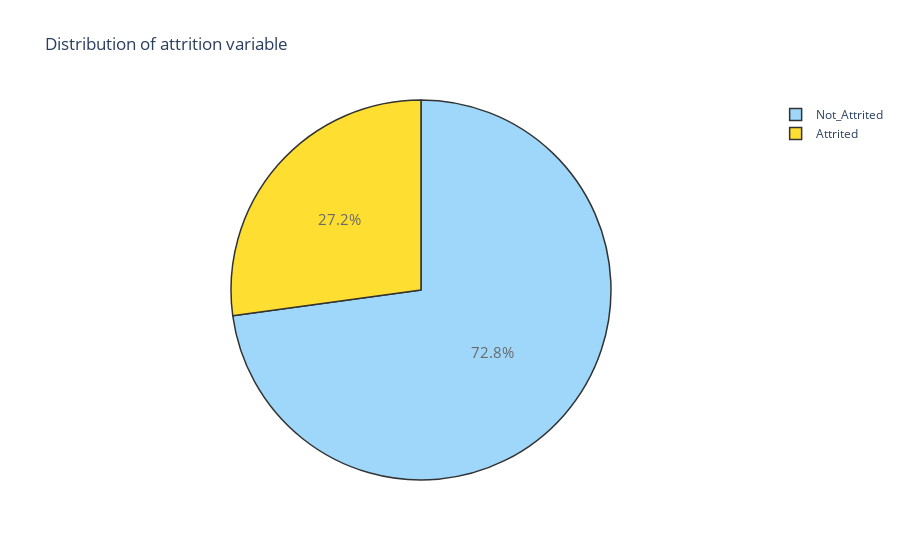

The notebook cell this image was saved under:
### Code cell
attrition = data[(data['Attrition'] != 0)]
no_attrition = data[(data['Attrition'] == 0)]


#------------PERCENTAGE-------------------
trace = go.Pie(labels = ['Not_Attrited', 'Attrited'], values = data['Attrition'].value_counts(), 
               textfont=dict(size=15), opacity = 0.8,
               marker=dict(colors=['lightskyblue','gold'], 
                           line=dict(color='#000000', width=1.5)))


layout = dict(title =  'Distribution of attrition variable')
           
fig = dict(data = [trace], layout=layout)
py.iplot(fig)

### Figure 1 — Plotly figure (JSON) as saved in the notebook; plotly's stock layout.template omitted (floating-point values rounded to 4 significant figures)
{"data": [{"labels": ["Not_Attrited", "Attrited"], "marker": {"colors": ["lightskyblue", "gold"], "line": {"color": "#000000", "width": 1.5}}, "opacity": 0.8, "textfont": {"size": 15}, "type": "pie", "values": [1032, 385]}], "layout": {"title": {"text": "Distribution of attrition variable"}}}
